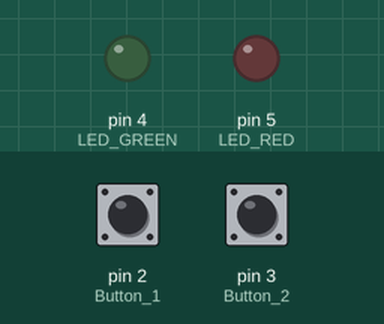
Recording of a sketch running on a simulated Arduino Uno, built with avr-gcc and run on an emulated ATmega328P. Shown: output pins drawn as LEDs (lit = HIGH). The test bench sets the inputs (shaded band); at power-on: pin 2 (Button_1) HIGH, pin 3 (Button_2) HIGH. What the sketch prints to the serial monitor is not drawn.

Above: at 1.2 s.
1.3 s: pin 2 (Button_1) pulled LOW for 0.15 s
At 1.9 s:
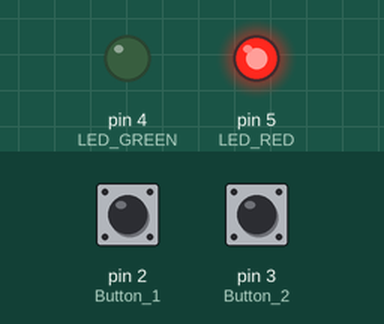
2.9 s: pin 3 (Button_2) pulled LOW for 1 s
At 4.9 s:
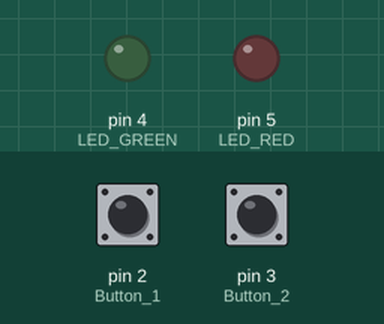
6.9 s: pin 3 (Button_2) pulled LOW for 0.15 s
At 7.3 s:
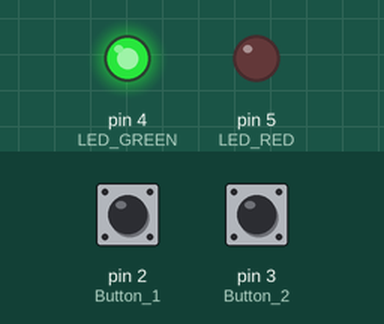
8.5 s: pin 2 (Button_1) pulled LOW for 1 s
At 10.4 s:
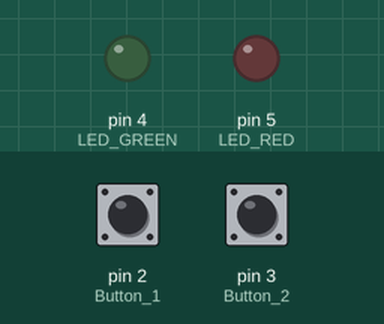
12.5 s: pin 2 (Button_1) pulled LOW for 3.2 s
At 13.9 s:
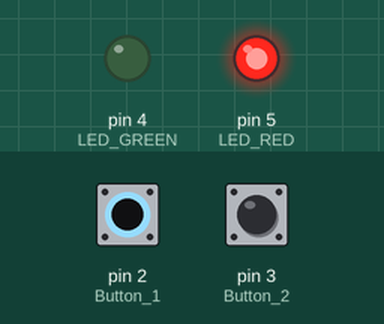
17.2 s: pin 3 (Button_2) pulled LOW for 3.2 s
At 21.1 s:
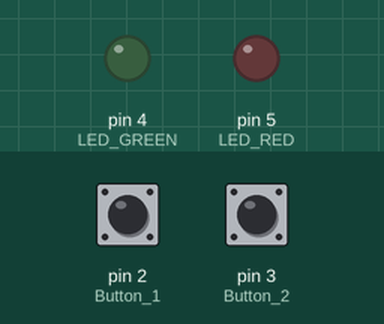
Timing chart, 0 to 22.6 s (numbered marks = the images above; inputs shaded):
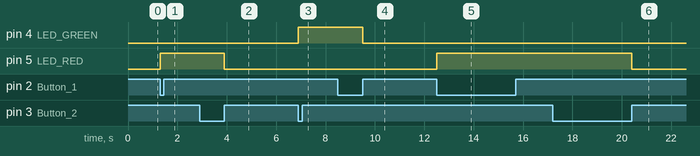

The sketch:

sketch_Lab2_Ex1.ino
```cpp
//Lab 2, Ex1

#define LED_GREEN 4
#define LED_RED 5

#define Button_1 2  // Interrupt pin for Button 1
#define Button_2 3  // Interrupt pin for Button 2

volatile int button1Count = 0;  // Counter for Button 1
volatile int button2Count = 0;  // Counter for Button 2

void setup() {
  // Initialize communications
  Serial.begin(9600);

  // Initialize I/Os
  pinMode(LED_GREEN, OUTPUT);
  pinMode(LED_RED, OUTPUT);

  pinMode(Button_1, INPUT_PULLUP);  // Set button pins as input with pull-up resistors
  pinMode(Button_2, INPUT_PULLUP);

  // Attach interrupts
  attachInterrupt(digitalPinToInterrupt(Button_1), button1ISR, CHANGE); // Trigger on falling edge (button press)
  attachInterrupt(digitalPinToInterrupt(Button_2), button2ISR, CHANGE);
}

void loop() {
  // Compare button press counts and control LEDs
  if (button1Count > button2Count) {
    // Turn on the red LED if Button 1 is pressed more
    digitalWrite(LED_RED, HIGH);
    digitalWrite(LED_GREEN, LOW);
  } else if (button1Count < button2Count) {
    // Turn on the green LED if Button 2 is pressed more
    digitalWrite(LED_GREEN, HIGH);
    digitalWrite(LED_RED, LOW);
  } else {
    // Print "BLUE" if button presses are equal
    Serial.println("BLUE");
    digitalWrite(LED_RED, LOW);
    digitalWrite(LED_GREEN, LOW);
  }
}

// ISR for Button 1
void button1ISR() {
  button1Count++;
}

// ISR for Button 2
void button2ISR() {
  button2Count++;
}
```

Measured:
- after the input at 1.3 s, pin 5 (LED_RED): LOW → HIGH at once
- after the input at 2.9 s, pin 5 (LED_RED): HIGH → LOW after 1.0 s
- after the input at 6.9 s, pin 4 (LED_GREEN): LOW → HIGH at once
- after the input at 8.5 s, pin 4 (LED_GREEN): HIGH → LOW after 1.0 s
- after the input at 12.5 s, pin 5 (LED_RED): LOW → HIGH at once
- after the input at 17.2 s, pin 5 (LED_RED): HIGH → LOW after 3.2 s
